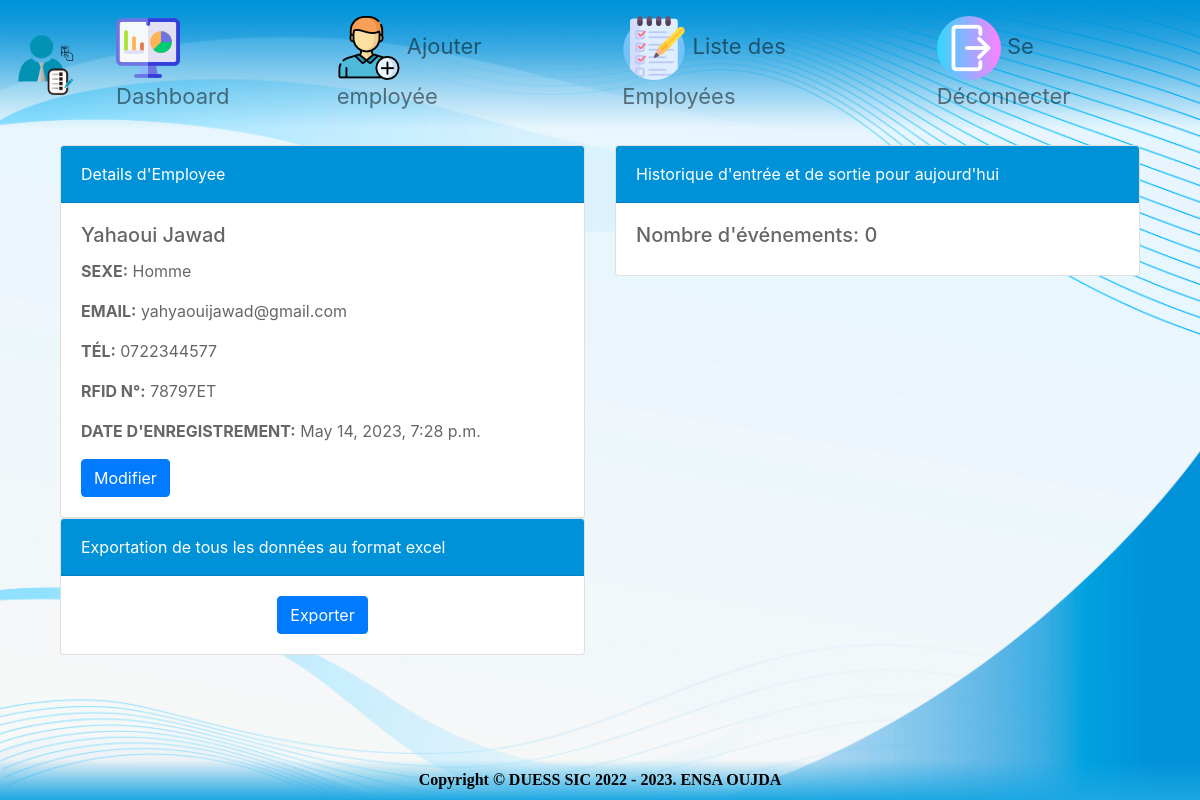
The app's page /details/2, older data.
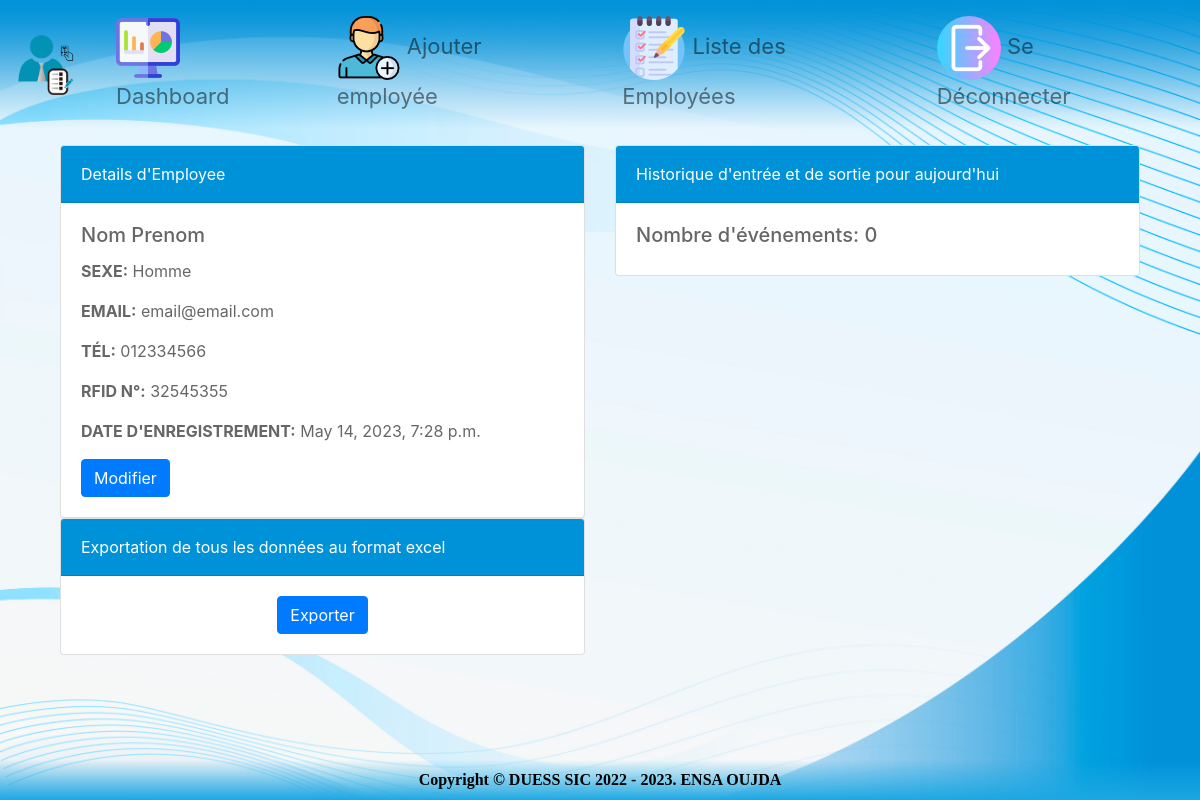
The same page, newer data.
### app/models.py (models this page shows, shortened)
class Employe(models.Model):
    nom = models.CharField(max_length=50)
    prenom = models.CharField(max_length=50)
    SEXE = [
        ("HOMME", "Homme"),
        ("FEMME", "Femme"),
    ]
    sexe = models.CharField(max_length=5, choices=SEXE)
    email = models.EmailField(max_length=254)
    tel = models.CharField(max_length=20)
    date_enregistrement = models.DateTimeField(auto_now_add=True)
    num_rfid = models.CharField(max_length=20, unique=True)

### app/views.py (the view)
# urls.py: path("details/<int:pk>", views.details_employe, name="details"),
def details_employe(request, pk):
    employe = get_object_or_404(Employe, pk=pk)
    events = employe.entree_sorties.filter(employe=employe, date_event=datetime.now().date()).order_by("-time")
    num_events = events.count()
    return render(request, 'details_employe.html', {'employe': employe, 'events': events, 'num_events': num_events})

### templates/details_employe.html (shortened to what this page needs)
{% extends 'base.html' %}
{% load static %}
{% block content %}
    <div class="container mt-3">
        <div class="row">
            <div class="col-md-6">
                <div class="card">
                    <div class="card-header py-3" style="background-color: #0092d9;color: white;">
                        Details d'Employee
                    </div>
                    <div class="card-body">
                        <h5 class="card-title">{{ employe.nom|title }} {{ employe.prenom|title }}</h5>
                        <p class="card-text"><span
                                class="text-uppercase text-xxs font-weight-bolder">Sexe:</span> {{ employe.sexe|title }}
                        </p>
                        <p class="card-text"><span
                                class="text-uppercase text-xxs font-weight-bolder">Email:</span> {{ employe.email }}</p>
                        <p class="card-text"><span
                                class="text-uppercase text-xxs font-weight-bolder">Tél:</span> {{ employe.tel }}</p>
                        <p class="card-text"><span
                                class="text-uppercase text-xxs font-weight-bolder">RFID N°:</span> {{ employe.num_rfid }}
                        </p>
                        <p class="card-text"><span class="text-uppercase text-xxs font-weight-bolder">Date d'enregistrement:</span> {{ employe.date_enregistrement }}
                        </p>
                                                <a href="{% url 'update_employe' employe.id %}" class="btn btn-primary">Modifier</a>
                    </div>
                </div>
            </div>
            <div class="col-md-6">
                <div class="card">
                    <div class="card-header py-3" style="background-color: #0092d9;color: white;">
                        Historique d'entrée et de sortie pour aujourd'hui
                    </div>
                    <div class="card-body" style="max-height: 65vh;overflow: auto;">
                        <h5>Nombre d'événements: {{ num_events }}</h5>
                    </div>
                </div>
            </div>
        </div>
        <div class="row">
            <div class="col-md-6">
                <div class="card">
                    <div class="card-header py-3" style="background-color: #0092d9;color: white;">
                        Exportation de tous les données au format excel
                    </div>
                    <div class="card-body text-center">
                        <a href="{% url 'export_csv' employe.pk %}" class="btn btn-primary"> Exporter </a>
                    </div>
                </div>
            </div>
        </div>
    </div>
{% endblock %}

Row changes from the older to the newer data that the page shows:
changed Employe "Homme": nom "Yahaoui" → "Nom"; prenom "Jawad" → "Prenom"; email "yahyaouijawad@gmail.com" → "email@email.com"; tel "0722344577" → "012334566"; num_rfid "78797ET" → "32545355"
